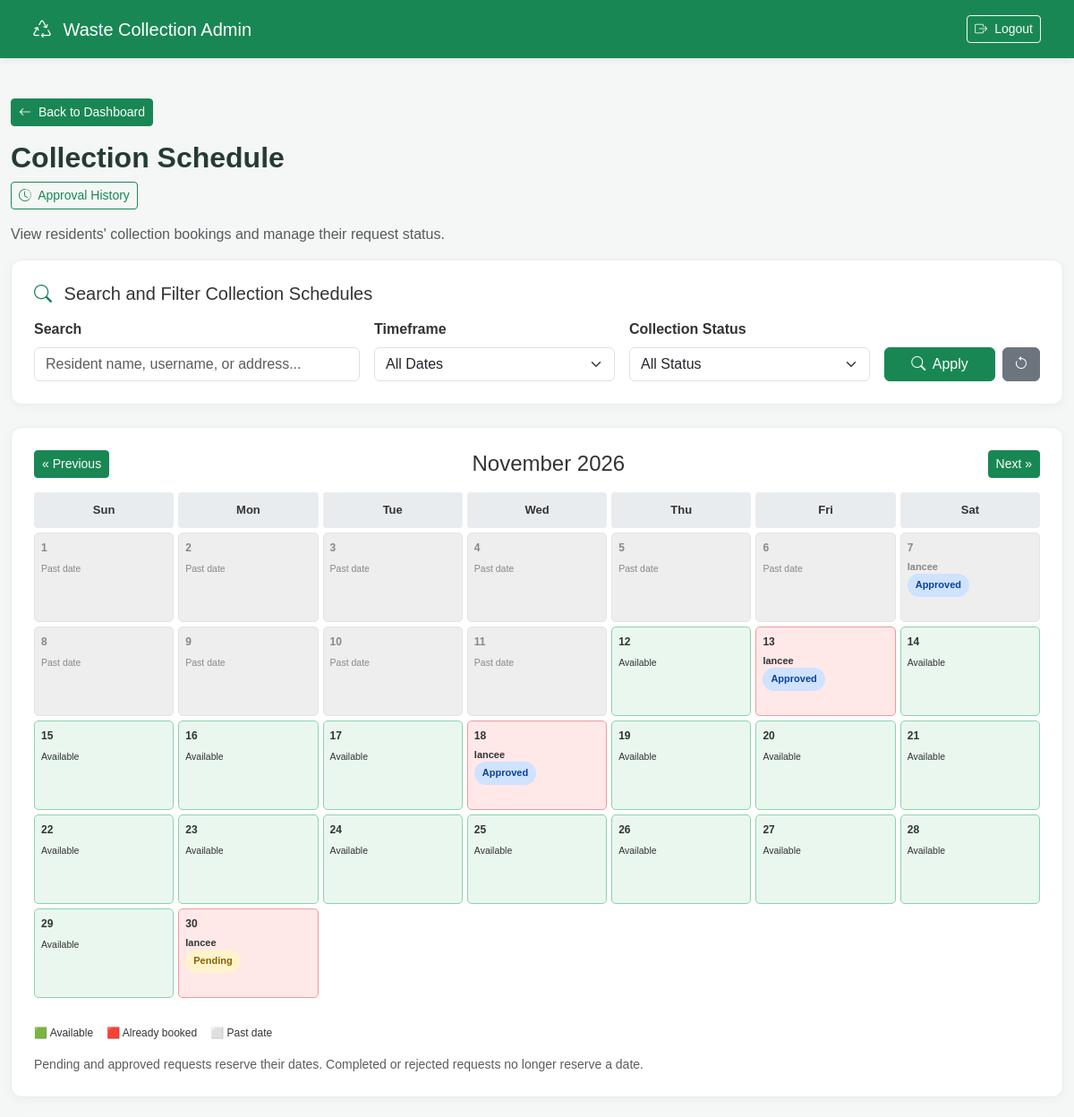
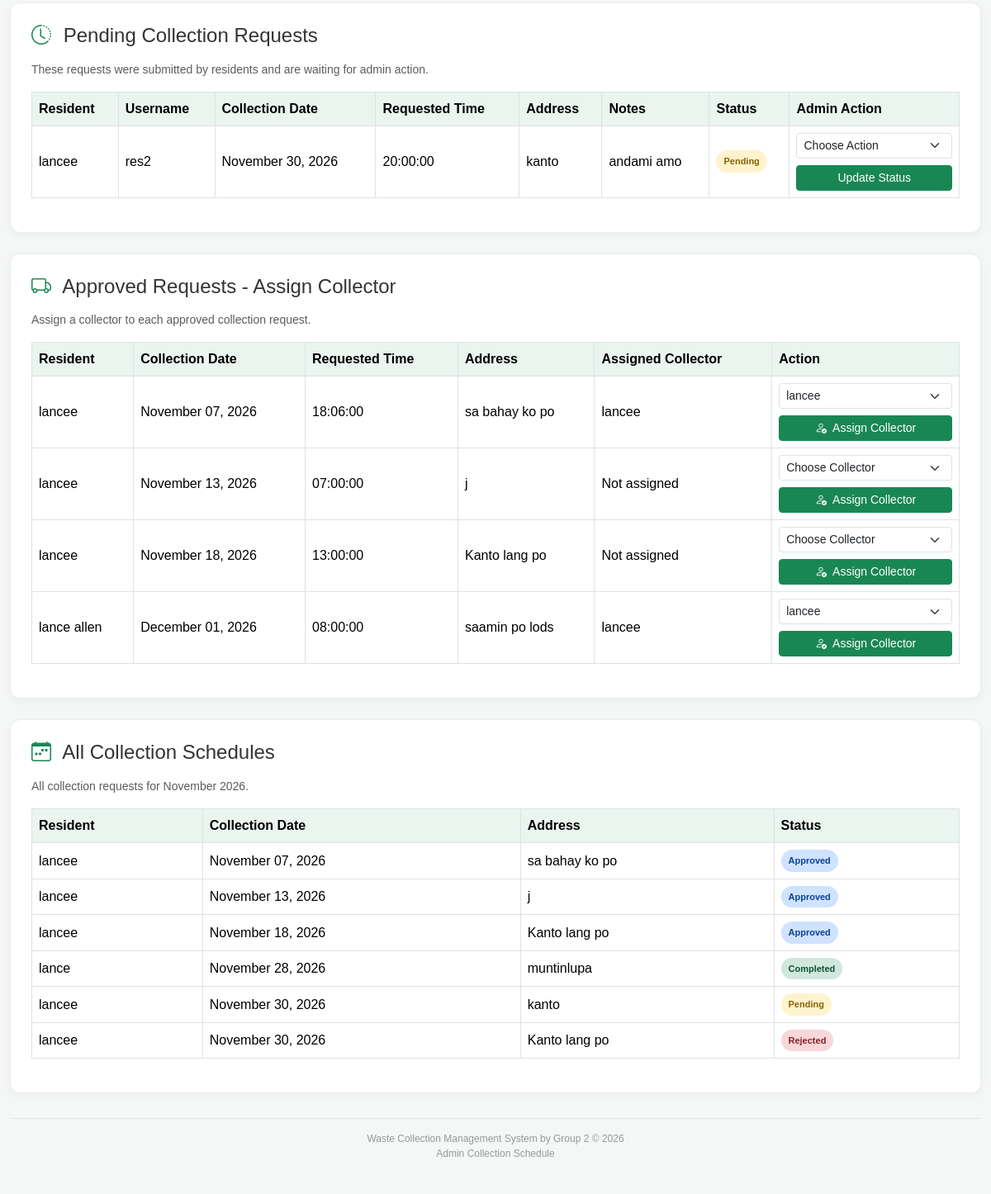
/admin/pickup_schedule.php (signed in), run on the app's committed database (2 pictures, top to bottom).
### tables this page shows
CREATE TABLE `collection_schedules` (
  `id` int(11) NOT NULL,
  `user_id` int(11) NOT NULL,
  `collector_id` int(11) DEFAULT NULL,
  `notes` text NOT NULL,
  `collection_date` date NOT NULL,
  `requested_time` time NOT NULL,
  `collection_address` varchar(255) NOT NULL,
  `status` enum('Rejected','Approved','Completed','Pending') NOT NULL DEFAULT 'Pending',
  `created_at` timestamp NOT NULL DEFAULT current_timestamp()
);

CREATE TABLE `users` (
  `id` int(11) NOT NULL,
  `fullname` varchar(255) NOT NULL,
  `users` varchar(255) NOT NULL,
  `password` varchar(255) NOT NULL,
  `role` varchar(11) NOT NULL,
  `email` varchar(255) DEFAULT NULL,
  `email_verified` tinyint(1) NOT NULL DEFAULT 0,
  `email_verified_at` datetime DEFAULT NULL
);

### admin/pickup_schedule.php (the view, shortened to what the rows shown need)
<?php
include "../config/database.php";
$month = isset($_GET["month"]) ? $_GET["month"] : date("Y-m");
$month_start = $month . "-01";
$month_end = date("Y-m-t", strtotime($month_start));
$days_in_month = (int) date("t", strtotime($month_start));
$search = trim($_GET["search"] ?? "");
$status_filter = $_GET["status"] ?? "all";
$filter_start = "";
$filter_end = "";
$matchesSchedule = function ($row, $section_status = null) use (
    $search,
    $status_filter,
    $filter_start,
    $filter_end
) {
    if ($search !== "") {
        $matches =
            stripos($row["fullname"] ?? "", $search) !== false ||
            stripos($row["users"] ?? "", $search) !== false ||
            stripos($row["collection_address"] ?? "", $search) !== false;
        if (!$matches) {
            return false;
        }
    }
    $current_status = $section_status ?? ($row["status"] ?? "");
    if (
        $status_filter !== "all" &&
        $current_status !== $status_filter
    ) {
        return false;
    }
    $record_date = $row["collection_date"] ?? "";
    if ($filter_start !== "" && $filter_end !== "") {
        if (
            $record_date < $filter_start ||
            $record_date > $filter_end
        ) {
            return false;
        }
    }
    return true;
};
$schedules = [];
$stmt = $conn->prepare("
   SELECT
    cs.id,
    cs.user_id,
    cs.collection_date,
    cs.requested_time,
    cs.collection_address,
    cs.notes,
    cs.status,
    cs.created_at,
    u.fullname,
    u.users
    FROM collection_schedules cs
    LEFT JOIN users u ON cs.user_id = u.id
    WHERE cs.collection_date BETWEEN ? AND ?
    ORDER BY cs.collection_date ASC, cs.id DESC
");
$stmt->bind_param("ss", $month_start, $month_end);
$stmt->execute();
$result = $stmt->get_result();
while ($row = $result->fetch_assoc()) {
    $schedules[] = $row;
}
$schedules = array_values(array_filter(
    $schedules,
    function ($schedule) use ($matchesSchedule) {
        return $matchesSchedule($schedule);
    }
));
$booked_dates = [];
foreach ($schedules as $schedule) {
    if (
        $schedule["status"] === "Pending" ||
        $schedule["status"] === "Approved"
    ) {
        $date = $schedule["collection_date"];
        if (!isset($booked_dates[$date])) {
            $booked_dates[$date] = [];
        }
        $booked_dates[$date][] = $schedule;
    }
}
$pending_result = $conn->query("
   SELECT
    cs.id,
    cs.collection_date,
    cs.requested_time,
    cs.collection_address,
    cs.notes,
    cs.status,
    cs.created_at,
    u.fullname,
    u.users
    FROM collection_schedules cs
    LEFT JOIN users u ON cs.user_id = u.id
    WHERE cs.status = 'Pending'
    ORDER BY cs.collection_date ASC
");
$pending_schedules = [];
while ($row = $pending_result->fetch_assoc()) {
    $pending_schedules[] = $row;
}
$pending_schedules = array_values(array_filter(
    $pending_schedules,
    function ($schedule) use ($matchesSchedule) {
        return $matchesSchedule($schedule, "Pending");
    }
));
$collectors = [];
$collector_result = $conn->query("
    SELECT id, fullname, users
    FROM users
    WHERE role = 'collector'
    ORDER BY fullname ASC
");
$approved_result = $conn->query("
    SELECT
        cs.id,
        cs.collection_date,
        cs.requested_time,
        cs.collection_address,
        cs.notes,
        cs.collector_id,
        u.fullname,
        u.users,
        c.fullname AS collector_name
    FROM collection_schedules cs
    LEFT JOIN users u ON cs.user_id = u.id
    LEFT JOIN users c ON cs.collector_id = c.id
    WHERE cs.status = 'Approved'
    ORDER BY cs.collection_date ASC, cs.requested_time ASC
");
$approved_schedules = [];
while ($row = $approved_result->fetch_assoc()) {
    $approved_schedules[] = $row;
}
$approved_schedules = array_values(array_filter(
    $approved_schedules,
    function ($schedule) use ($matchesSchedule) {
        return $matchesSchedule($schedule, "Approved");
    }
));
while ($row = $collector_result->fetch_assoc()) {
    $collectors[] = $row;
}
$today = date("Y-m-d");
?>
<!DOCTYPE html>
<html lang="en">
<head>
    <link href="../assets/vendor/bootstrap/css/bootstrap.min.css" rel="stylesheet">
    <link rel="stylesheet"
        href="https://cdn.jsdelivr.net/npm/bootstrap-icons@1.11.3/font/bootstrap-icons.min.css">
</head>
<body>
    <main class="container page-container">
        <h2 class="page-title">Collection Schedule</h2>
        <section class="schedule-card">
            <div class="calendar-grid">
                <?php for ($day = 1; $day <= $days_in_month; $day++): ?>
                    <?php
                    $calendar_date = $month . "-" . str_pad($day, 2, "0", STR_PAD_LEFT);
                    $is_past = $calendar_date < $today;
                    $is_booked = isset($booked_dates[$calendar_date]);
                    if ($is_past) {
                        $day_class = "past";
                    } elseif ($is_booked) {
                        $day_class = "booked";
                    } else {
                        $day_class = "available";
                    }
                    ?>
                    <div class="calendar-day <?php echo $day_class; ?>">
                        <div class="day-number">
                            <?php echo $day; ?>
                        </div>
                        <?php if ($is_booked): ?>
                            <?php foreach ($booked_dates[$calendar_date] as $booking): ?>
                                <span class="calendar-name">
                                    <strong>
                                        <?php echo htmlspecialchars($booking["fullname"] ?? "Unknown Resident"); ?>
                                    </strong>
                                    <br>
                                    <span class="status-badge status-<?php echo strtolower($booking["status"]); ?>">
                                        <?php echo htmlspecialchars($booking["status"]); ?>
                                    </span>
                                </span>
                            <?php endforeach; ?>
                        <?php elseif ($is_past): ?>
                            <small>Past date</small>
                        <?php else: ?>
                            <small>Available</small>
                        <?php endif; ?>
                    </div>
                <?php endfor; ?>
            </div>
        </section>
        <section class="schedule-card">
            <div class="table-responsive">
                <table class="table table-bordered table-hover">
                    <thead>
                        <tr>
                            <th>Resident</th>
                            <th>Username</th>
                            <th>Collection Date</th>
                            <th>Requested Time</th>
                            <th>Address</th>
                            <th>Notes</th>
                            <th>Status</th>
                            <th>Admin Action</th>
                        </tr>
                    </thead>
                    <tbody>
                        <?php if (count($pending_schedules) > 0): ?>
                            <?php foreach ($pending_schedules as $schedule): ?>
                                <tr>
                                    <td>
                                        <?php echo htmlspecialchars($schedule["fullname"] ?? "Unknown Resident"); ?>
                                    </td>
                                    <td>
                                        <?php echo htmlspecialchars($schedule["users"] ?? "N/A"); ?>
                                    </td>
                                    <td>
                                        <?php
                                        echo htmlspecialchars(
                                            date("F d, Y", strtotime($schedule["collection_date"]))
                                        );
                                        ?>
                                    </td>
                                    <td>
                                        <?= htmlspecialchars($schedule["requested_time"] ?? ""); ?>
                                    </td>
                                    <td>
                                        <?php echo htmlspecialchars($schedule["collection_address"] ?? ""); ?>
                                    </td>
                                    <td>
                                        <?php echo htmlspecialchars($schedule["notes"] ?? ""); ?>
                                    </td>
                                    <td>
                                        <span class="status-badge status-pending">
                                            Pending
                                        </span>
                                    </td>
                                    <td>
                                        <form method="POST" action="" class="d-flex flex-column gap-2">
                                            <select name="status"
                                                    class="form-select form-select-sm"
                                                    required>
                                                <option value="">Choose Action</option>
                                            </select>
                                            <button type="submit"
                                                    class="btn btn-success btn-sm">
                                                Update Status
                                            </button>
                                        </form>
                                    </td>
                                </tr>
                            <?php endforeach; ?>
                        <?php endif; ?>
                    </tbody>
                </table>
            </div>
        </section>
<section class="schedule-card">
    <div class="table-responsive">
        <table class="table table-bordered table-hover">
            <thead>
                <tr>
                    <th>Resident</th>
                    <th>Collection Date</th>
                    <th>Requested Time</th>
                    <th>Address</th>
                    <th>Assigned Collector</th>
                    <th>Action</th>
                </tr>
            </thead>
            <tbody>
                <?php if (count($approved_schedules) > 0): ?>
                    <?php foreach ($approved_schedules as $schedule): ?>
                        <tr>
                            <td>
                                <?= htmlspecialchars($schedule["fullname"] ?? "Unknown Resident"); ?>
                            </td>
                            <td>
                                <?= htmlspecialchars(date("F d, Y", strtotime($schedule["collection_date"]))); ?>
                            </td>
                            <td>
                                <?= htmlspecialchars($schedule["requested_time"] ?? ""); ?>
                            </td>
                            <td>
                                <?= htmlspecialchars($schedule["collection_address"] ?? ""); ?>
                            </td>
                            <td>
                                <?= htmlspecialchars($schedule["collector_name"] ?? "Not assigned"); ?>
                            </td>
                            <td>
                                <form method="POST" class="d-flex flex-column gap-2">
                                    <select name="collector_id"
                                            class="form-select form-select-sm"
                                            required>
                                        <option value="">Choose Collector</option>
                                        <?php foreach ($collectors as $collector): ?>
                                            <option value="<?= (int) $collector["id"]; ?>"
                                                <?= ((int) $schedule["collector_id"] === (int) $collector["id"]) ? "selected" : ""; ?>>
                                                <?= htmlspecialchars($collector["fullname"]); ?>
                                            </option>
                                        <?php endforeach; ?>
                                    </select>
                                    <button type="submit" class="btn btn-success btn-sm">
                                        <i class="bi bi-person-check me-1"></i>
                                        Assign Collector
                                    </button>
                                </form>
                            </td>
                        </tr>
                    <?php endforeach; ?>
                <?php endif; ?>
            </tbody>
        </table>
    </div>
</section>
        <section class="schedule-card">
            <div class="table-responsive">
                <table class="table table-bordered table-hover">
                    <thead>
                        <tr>
                            <th>Resident</th>
                            <th>Collection Date</th>
                            <th>Address</th>
                            <th>Status</th>
                        </tr>
                    </thead>
                    <tbody>
                        <?php if (count($schedules) > 0): ?>
                            <?php foreach ($schedules as $schedule): ?>
                                <tr>
                                    <td>
                                        <?php echo htmlspecialchars($schedule["fullname"] ?? "Unknown Resident"); ?>
                                    </td>
                                    <td>
                                        <?php
                                        echo htmlspecialchars(
                                            date("F d, Y", strtotime($schedule["collection_date"]))
                                        );
                                        ?>
                                    </td>
                                    <td>
                                        <?php echo htmlspecialchars($schedule["collection_address"] ?? ""); ?>
                                    </td>
                                    <td>
                                        <?php
                                        $status_class = "status-pending";
                                        if ($schedule["status"] === "Approved") {
                                            $status_class = "status-approved";
                                        } elseif ($schedule["status"] === "Completed") {
                                            $status_class = "status-completed";
                                        } elseif ($schedule["status"] === "Rejected") {
                                            $status_class = "status-rejected";
                                        }
                                        ?>
                                        <span class="status-badge <?php echo $status_class; ?>">
                                            <?php echo htmlspecialchars($schedule["status"]); ?>
                                        </span>
                                    </td>
                                </tr>
                            <?php endforeach; ?>
                        <?php endif; ?>
                    </tbody>
                </table>
            </div>
        </section>
    </main>
</body>
</html>

### data on the page
collection_schedules: user.fullname "lancee", status "Approved", collection_date "November 07, 2026", requested_time "18:06:00", collection_address "sa bahay ko po", collector.fullname "lancee", collector_id "lancee"
collection_schedules: user.fullname "lancee", status "Approved", collection_date "November 13, 2026", requested_time "07:00:00", collection_address "j", collector_name "Not assigned"
collection_schedules: user.fullname "lancee", status "Approved", collection_date "November 18, 2026", requested_time "13:00:00", collection_address "Kanto lang po", collector_name "Not assigned"
collection_schedules: user.fullname "lancee", status "Pending", user.users "res2", collection_date "November 30, 2026", requested_time "20:00:00", collection_address "kanto", notes "andami amo"
collection_schedules: user.fullname "lance allen", collection_date "December 01, 2026", requested_time "08:00:00", collection_address "saamin po lods", collector.fullname "lancee", collector_id "lancee"
collection_schedules: user.fullname "lance", collection_date "November 28, 2026", collection_address "muntinlupa", status "Completed"
collection_schedules: user.fullname "lancee", collection_date "November 30, 2026", collection_address "Kanto lang po", status "Rejected"

### other printed values
$month_label "November 2026"
$weekday "Sun"
$weekday "Mon"
$weekday "Tue"
$weekday "Wed"
$weekday "Thu"
$weekday "Fri"
$weekday "Sat"
